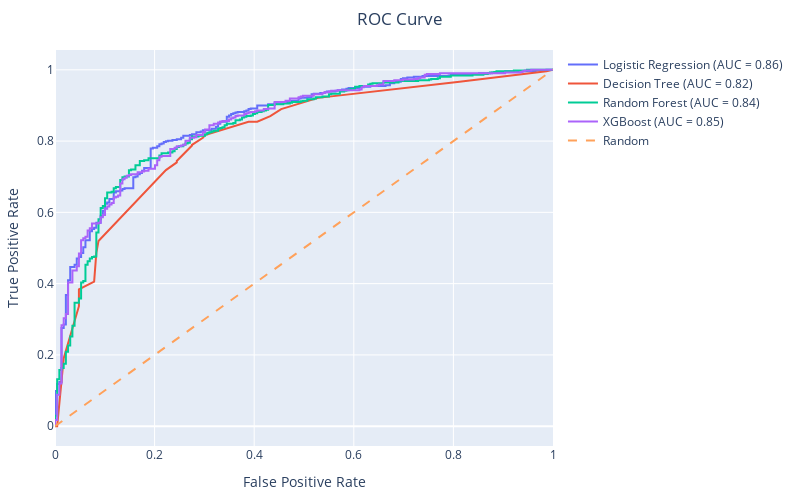

Here is the notebook cell this chart was saved with:
### Markdown cell above
### *Compare desired ML models*

### Code cell
# Models initialization
models = {
    'Logistic Regression': LogisticRegression(max_iter=1000, random_state=42),
    'Decision Tree': DecisionTreeClassifier(max_depth=5, min_samples_split=5, random_state=42),
    'Random Forest': RandomForestClassifier(n_estimators=100, max_depth=10, min_samples_split=5, random_state=42),
    'XGBoost': XGBClassifier(n_estimators=100, max_depth=3, learning_rate=0.1, subsample=0.8, random_state=42)
}

# Store results in a dataframe
results_df = pd.DataFrame(columns=['Accuracy', 'Precision', 'Recall', 'F1-Score', 'ROC-AUC'])

# Initialize lists to store ROC curve data
roc_curves = []

# Initialize figure for confusion matrices
fig_confusion_matrices = plt.figure(figsize=(20, 4))

# Initialize figure for ROC curves
fig_roc_curves = go.Figure()

for idx, (name, model) in enumerate(models.items()):
    model.fit(X_train, y_train)  # Training the model
    y_pred = model.predict(X_test)  # Making predictions

    # Evaluation metrics
    accuracy = accuracy_score(y_test, y_pred)
    precision = precision_score(y_test, y_pred)
    recall = recall_score(y_test, y_pred)
    f1 = f1_score(y_test, y_pred)

    # ROC-AUC curve and score
    y_pred_proba = model.predict_proba(X_test)[:, 1]  # Probability predictions for class 1
    roc_auc = roc_auc_score(y_test, y_pred_proba)

    # Confusion Matrix
    cm = confusion_matrix(y_test, y_pred)
    sns.heatmap(cm, annot=True, fmt='d', cmap='Blues', ax=fig_confusion_matrices.add_subplot(1, len(models), idx+1),
                 xticklabels=['Unprofitable', 'Profitable'], yticklabels=['Unprofitable', 'Profitable'])
    plt.title(f'Confusion Matrix - {name}')
    plt.xlabel('Predicted labels')
    plt.ylabel('True labels')

    # Add results to dataframe
    results_df.loc[name] = [accuracy, precision, recall, f1, roc_auc]

    # ROC curve data
    fpr, tpr, _ = roc_curve(y_test, y_pred_proba)
    roc_curves.append((name, fpr, tpr, roc_auc))

    # Add ROC curve trace to the plotly figure
    fig_roc_curves.add_trace(go.Scatter(x=fpr, y=tpr, mode='lines', name=f'{name} (AUC = {roc_auc:.2f})'))

fig_confusion_matrices.tight_layout()
plt.show()

# Layout settings for ROC curve plot
fig_roc_curves.add_trace(go.Scatter(x=[0, 1], y=[0, 1], mode='lines', name='Random', line=dict(dash='dash')))
fig_roc_curves.update_layout(title='ROC Curve',
                             xaxis_title='False Positive Rate',
                             yaxis_title='True Positive Rate',
                             title_x=0.5,
                             width=800,
                             height=500,
                             margin=dict(l=50, r=50, t=50, b=50))
iplot(fig_roc_curves)

# Sort dataframe based on accuracy
results_df_sorted = results_df.sort_values(by='Accuracy', ascending=False)

print("\n\nSorted Evaluation Results based on Accuracy:")
results_df_sorted

### Figure 1 — Plotly figure (JSON) as saved in the notebook; plotly's stock layout.template omitted (floating-point values rounded to 4 significant figures; data arrays with more than 128 entries replaced by an {"elided": "..."} marker saying what was removed)
{"data": [{"mode": "lines", "name": "Logistic Regression (AUC = 0.86)", "type": "scatter", "x": {"elided": "210 float values"}, "y": {"elided": "210 float values"}}, {"mode": "lines", "name": "Decision Tree (AUC = 0.82)", "type": "scatter", "x": [0, 0.004367, 0.01747, 0.04803, 0.04803, 0.0786, 0.08297, 0.08734, 0.08734, 0.2227, 0.2445, 0.2445, 0.2664, 0.2707, 0.2751, 0.2751, 0.2969, 0.3013, 0.3886, 0.4061, 0.4323, 0.4541, 0.5284, 0.7991, 0.8122, 0.9869, 1], "y": [0, 0, 0.1909, 0.3366, 0.3839, 0.4055, 0.4862, 0.5157, 0.5197, 0.7185, 0.7402, 0.7441, 0.7736, 0.7815, 0.7874, 0.7894, 0.8091, 0.8169, 0.8543, 0.8543, 0.8701, 0.8898, 0.9213, 0.9646, 0.9665, 0.9961, 1]}, {"mode": "lines", "name": "Random Forest (AUC = 0.84)", "type": "scatter", "x": {"elided": "224 float values"}, "y": {"elided": "224 float values"}}, {"mode": "lines", "name": "XGBoost (AUC = 0.85)", "type": "scatter", "x": {"elided": "202 float values"}, "y": {"elided": "202 float values"}}, {"line": {"dash": "dash"}, "mode": "lines", "name": "Random", "type": "scatter", "x": [0, 1], "y": [0, 1]}], "layout": {"height": 500, "margin": {"b": 50, "l": 50, "r": 50, "t": 50}, "title": {"text": "ROC Curve", "x": 0.5}, "width": 800, "xaxis": {"title": {"text": "False Positive Rate"}}, "yaxis": {"title": {"text": "True Positive Rate"}}}}
